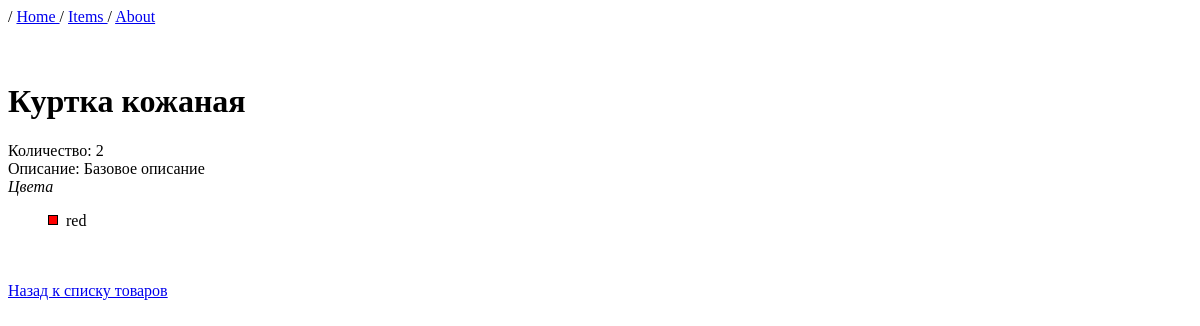
The app's page /item/2 with its own data.
### MainApp/models.py (models this page shows, shortened)
class Item(models.Model):
    name  = models.CharField(max_length=100)
    brand = models.CharField(max_length=100)
    count = models.PositiveIntegerField()
    description = models.TextField(max_length=200, default="Базовое описание")
    colors = models.ManyToManyField(to=Color)

class Color(models.Model):
    name = models.CharField(max_length=32)

### MainApp/views.py (the view)
# urls.py: path('item/<int:item_id>', views.get_item, name='item-detail'),
def get_item(request, item_id: int):
    try:
        item = Item.objects.get(id=item_id)
        colors = []
        if item.colors.exists():
            colors = item.colors.all()
    except ObjectDoesNotExist:
        return HttpResponseNotFound(f"Item with id={item_id} not found.")
    else:
        context = {
            "item": item,
            "colors": colors,
        }
        return render(request, "item_page.html", context)

### templates/item_page.html (shortened to what this page needs)
{% extends "base.html" %}
{% load static %}
{% block style %}
    <link rel="stylesheet" href="{% static 'style.css' %}">
{% endblock  %}
{% block content %}
    {{ block.super }}
    <h1> {{ item.name }}</h1>
    <div>
        Количество: {{ item.count | default:"Товар отсутствует на складе" }}
    </div>
    <div>
        Описание: {{ item.description }}
    </div>
    <i>Цвета</i>
    <ul class='ul_no_mark'>
        {% for color in colors %}
            <li><div class='div_color' style='background-color: {{ color.name }};'></div>&nbsp;&nbsp;{{ color.name }}</li>
        {% endfor %}
    </ul>
    <br><br>
    <a href="{% url "items-list" %}"> Назад к списку товаров </a>
{% endblock %}

### static/style.css (style rules this page uses)
* { box-sizing: border-box; }
.ul_no_mark { list-style-type: none; }
.div_color { border:1px solid #000; width:10px; height:10px; margin-top:3px; float:left; }

### records on screen
Item: name "Куртка кожаная", count "2", description "Базовое описание"
Color: name "red"
